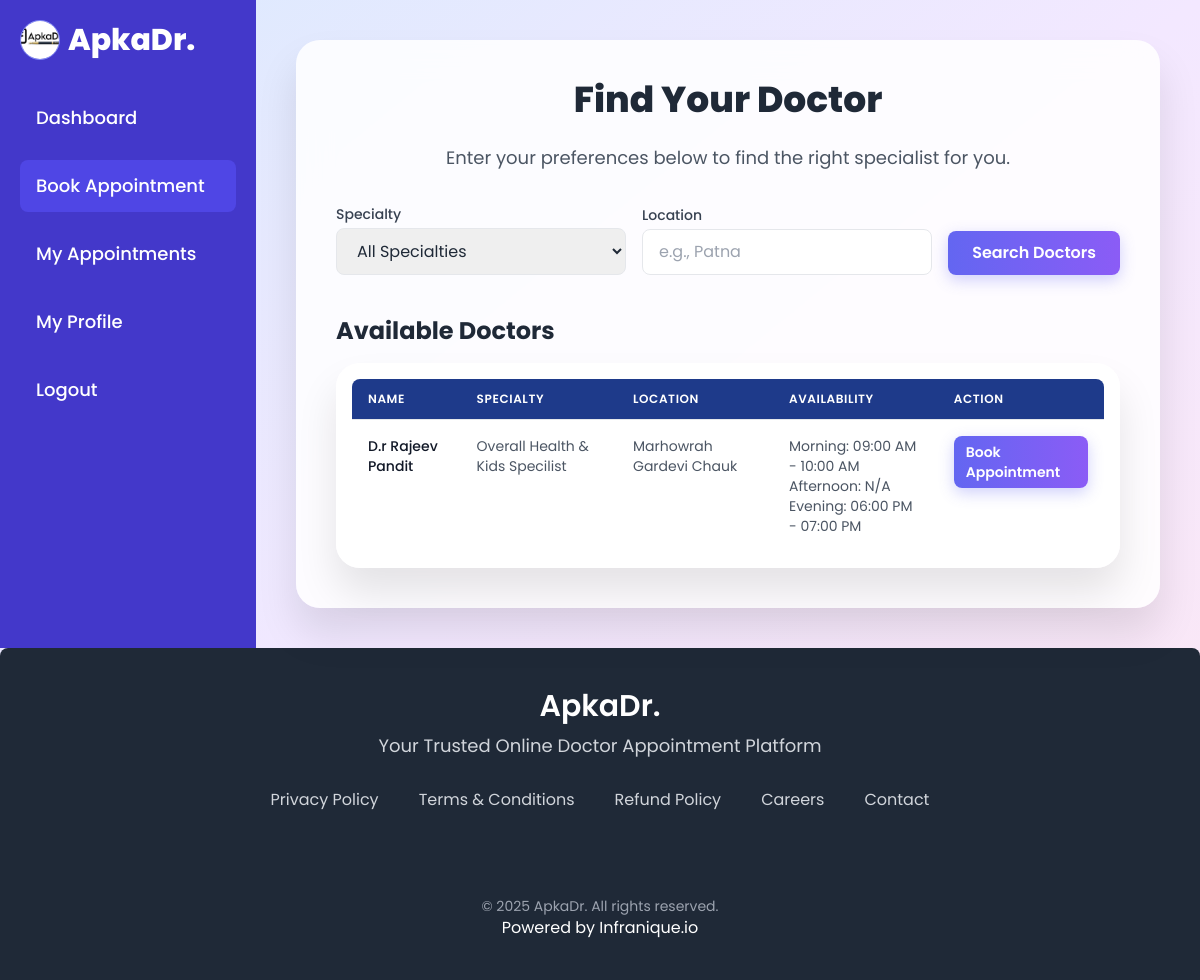
/user/search_doctors (signed in), run on an earlier commit of the app's database.
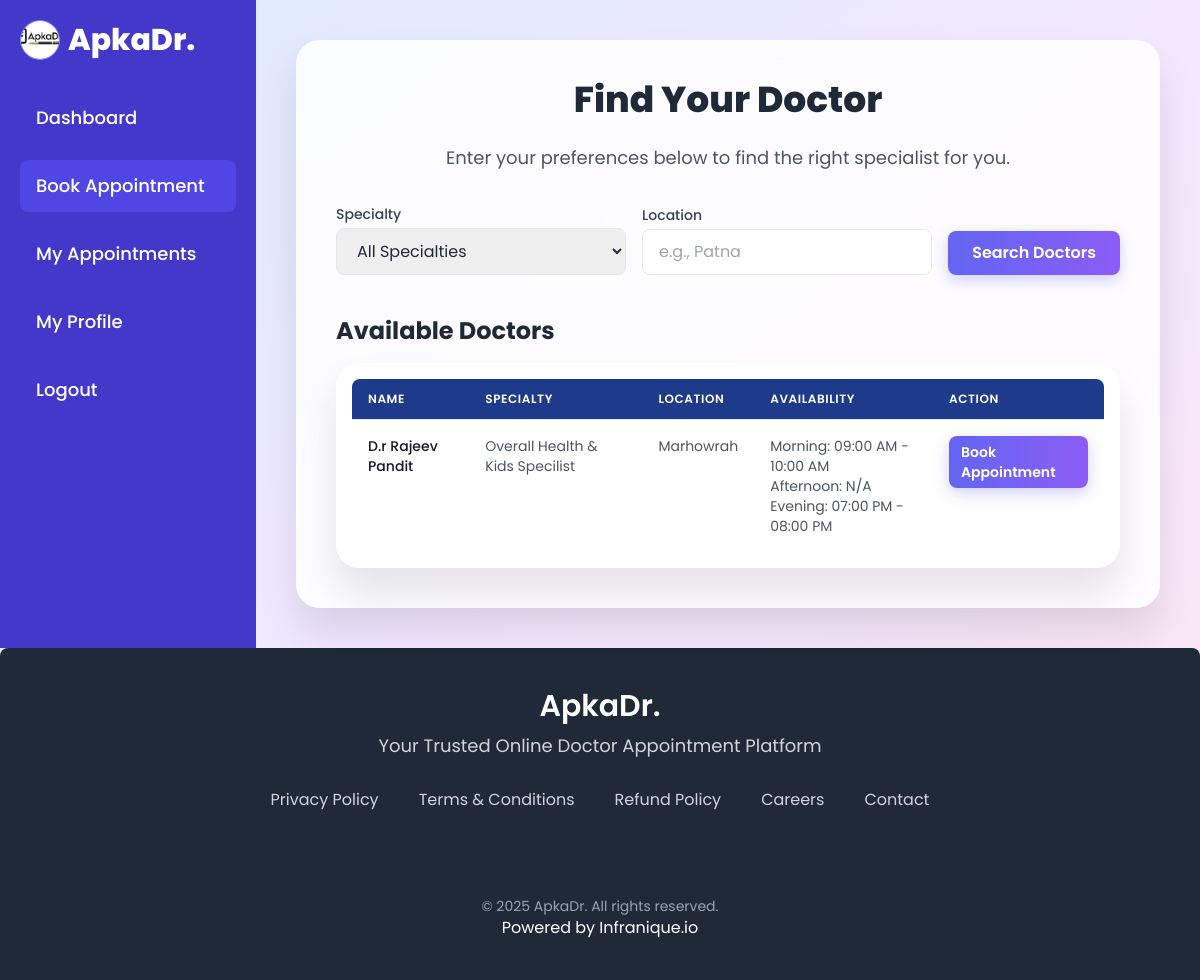
And on a later commit of the database.
### backend/models.py (models this page shows, shortened)
class Doctor(db.Model):
    id = db.Column(db.Integer, primary_key=True)
    full_name = db.Column(db.String(100), nullable=False)
    email = db.Column(db.String(100), unique=True, nullable=False)
    phone = db.Column(db.String(20), nullable=False)
    specialty = db.Column(db.String(100), nullable=False)
    password = db.Column(db.String(200), nullable=False)   # Hashed
    status = db.Column(db.String(20), nullable=False, default='pending')     # 'pending' or 'approved'
    photo = db.Column(db.String(200))     # Path to uploaded photo
    age = db.Column(db.Integer(), nullable=True)     # Added age field
    address = db.Column(db.String(200), nullable=True) # Added address field
    available_from = db.Column(db.String(5), nullable=True)
    available_to = db.Column(db.String(5), nullable=True)
    morning_slot = db.Column(db.String(50), nullable=True) # Store full slot description
    afternoon_slot = db.Column(db.String(50), nullable=True) # Store full slot description
    evening_slot = db.Column(db.String(50), nullable=True) # Store full slot description
    appointments = db.relationship('Appointment', backref='doctor', lazy=True, primaryjoin="Doctor.id == Appointment.doctor_id")

### backend/controllers.py (the view)
@app.route("/user/search_doctors", methods=["GET"])
def search_doctors():
    if session.get("user_type") != "general":
        flash("Unauthorized access", "danger")
        return redirect(url_for("login_page"))
    doctors_query = Doctor.query.filter_by(status='approved')
    all_approved_doctors = Doctor.query.filter_by(status='approved').all()
    specialties = sorted(list(set([d.specialty for d in all_approved_doctors if d.specialty]))) # Added check for None specialty
    specialty_filter = request.args.get("specialty")
    location_filter = request.args.get("location")
    if specialty_filter and specialty_filter != "Choose...":
        doctors_query = doctors_query.filter_by(specialty=specialty_filter)
    if location_filter:
        doctors_query = doctors_query.filter(Doctor.address.ilike(f'%{location_filter}%'))
        flash("Location search results are displayed.", "info") # Optional: update message
    doctors = doctors_query.all()
    return render_template(
        "user/search_doctors.html",
        doctors=doctors,
        specialties=specialties,
        selected_specialty=specialty_filter if specialty_filter else "", # Changed default to empty string for 'All Specialties'
        selected_location=location_filter if location_filter else ""
    )

### templates/user/search_doctors.html (shortened to what the changed rows need)
<!DOCTYPE html>
<html lang="en">
<head>
    <script src="https://cdn.tailwindcss.com"></script>
</head>
<body class="bg-gradient-to-br from-blue-100 via-purple-100 to-pink-100 min-h-screen flex flex-col">
    <div class="flex flex-1">
        <main class="flex-1 p-6 md:p-10 md:w-full">
            <div class="card-aesthetic p-6 md:p-10 max-w-5xl mx-auto">
                <h2 class="text-3xl md:text-4xl font-extrabold text-gray-800 mb-6 text-center">Find Your Doctor</h2>
                <div>
                    <div class="card-aesthetic overflow-x-auto p-4 hidden md:block">
                        <table class="min-w-full divide-y divide-gray-200 doctor-table">
                            <thead class="bg-gray-50">
                                <tr>
                                    <th scope="col"
                                        class="px-4 py-3 text-left text-xs font-medium uppercase tracking-wider rounded-tl-lg">
                                        Name</th>
                                    <th scope="col"
                                        class="px-4 py-3 text-left text-xs font-medium uppercase tracking-wider">
                                        Specialty</th>
                                    <th scope="col"
                                        class="px-4 py-3 text-left text-xs font-medium uppercase tracking-wider">
                                        Location</th>
                                    <th scope="col"
                                        class="px-4 py-3 text-left text-xs font-medium uppercase tracking-wider">
                                        Availability</th>
                                    <th scope="col"
                                        class="px-4 py-3 text-left text-xs font-medium uppercase tracking-wider rounded-tr-lg">
                                        Action</th>
                                </tr>
                            </thead>
                            <tbody class="bg-white divide-y divide-gray-200">
                                {% for doctor in doctors %}
                                <tr class="doctor-table-row">
                                    <td class="px-4 py-3 text-sm font-medium text-gray-900">{{ doctor.full_name }}</td>
                                    <td class="px-4 py-3 text-sm text-gray-600">{{ doctor.specialty }}</td>
                                    <td class="px-4 py-3 text-sm text-gray-600">{{ doctor.address if doctor.address else
                                        'Not specified' }}</td>
                                    <td class="px-4 py-3 text-sm text-gray-600">
                                        {% if doctor.morning_slot %}
                                        <p>Morning: {{ doctor.morning_slot }}</p>
                                        {% else %}
                                        <p>Morning: N/A</p>
                                        {% endif %}
                                        {% if doctor.afternoon_slot %}
                                        <p>Afternoon: {{ doctor.afternoon_slot }}</p>
                                        {% else %}
                                        <p>Afternoon: N/A</p>
                                        {% endif %}
                                        {% if doctor.evening_slot %}
                                        <p>Evening: {{ doctor.evening_slot }}</p>
                                        {% else %}
                                        <p>Evening: N/A</p>
                                        {% endif %}
                                    </td>
                                    <td class="px-4 py-3 text-sm">
                                        <a href="{{ url_for('book_appointment', doctor_id=doctor.id) }}"
                                            class="button-aesthetic inline-block px-3 py-1.5 rounded-lg text-white font-semibold text-sm">Book
                                            Appointment</a>
                                    </td>
                                </tr>
                                {% else %}
                                <tr>
                                    <td colspan="5" class="px-4 py-3 text-center text-sm text-gray-600">No doctors found
                                        matching your criteria.</td>
                                </tr>
                                {% endfor %}
                            </tbody>
                        </table>
                    </div>
                </div>
            </div>
        </main>
    </div>
    <footer class="bg-gray-800 text-white p-8 md:p-10 text-center rounded-t-lg shadow-lg">
        <div class="max-w-screen-xl mx-auto">
            <h2 class="text-3xl font-semibold mb-2">ApkaDr.</h2>
        </div>
    </footer>
</body>
</html>

What changed in the data, as far as the page shows it:
changed Doctor "D.r Rajeev Pandit": address "Marhowrah Gardevi Chauk" → "Marhowrah"; evening_slot "06:00 PM - 07:00 PM" → "07:00 PM - 08:00 PM"
